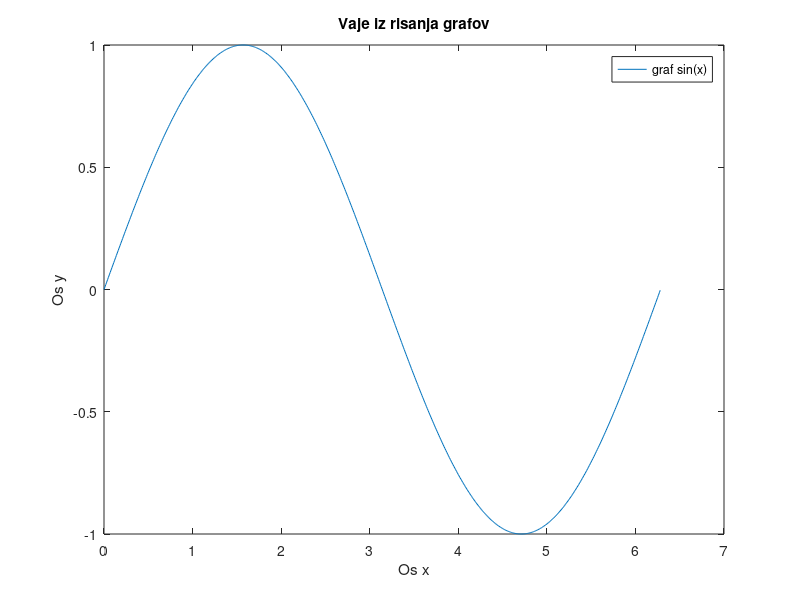

This chart was generated by the following MATLAB code: (Note: this script raises an error after producing the figure.)
%% 1. PONOVITEV

%% a
doc pi
doc e
doc exp

%% b
4*atan(1)-pi

%% c
A = [1 2 3; 3 4 5]

%% d
t = [1 0.2 2];
%i
i = log(2 + t + t.^2)
%ii
ii = exp(t).*(1 + cos(t))
%iii
iii = cos(t).^2 + sin(t).^2
%iv
iv = atan(t)
%% e
who
whos
whos A

%%2. Risanje grafa
%% a
x = 0:2*pi;
y = sin(x);
plot(x, y)

%% b
x = 0:0.1:2*pi;
y = sin(x);
plot(x,y)
%% c
x = 0:0.01:2*pi;
y = sin(x);
plot(x,y)
%% d
x = 0:0.01:2*pi;
y = sin(x);
plot(x,y)
xlabel('Os x')
ylabel('Os y')
%% e
x = 0:0.01:2*pi;
y = sin(x);
plot(x,y)
xlabel('Os x')
ylabel('Os y')
title('Vaje iz risanja grafov');
%% f
x = 0:0.01:2*pi;
y = sin(x);
plot(x,y)
xlabel('Os x')
ylabel('Os y')
title('Vaje iz risanja grafov');
legend('graf sin(x)')

%% 3. Matrike
%% a
%% b
B = A' * A;
%% c
B(5) = 0;
%% d
B
sum(B) % vrstica vsot stolpcev
sum(sum(B)) % vsota vseh elementov
max(B) % vrstica največjih elementov v stolpcu
%% e
[B, B] % 3x6 matrika iz dveh blokov B
[B;B] % 6x3 matrika iz dveh blokov B
repmat(B,2,1)
size(repmat(B, 3))

%% f
eye(5)
%% g
I = eye(3);
G = [B B+I B-I;B.^2 zeros(3) B'; B+2*I B+pi*I B^-1];
det(G)
%% h
B(:,1) % prvi stolpec
B([1,3],:) % prva in tretja vrstica
B(1:2,2:3) % desna zgornja 2x2 podmatrika
%% i
B(3,:) = zeros(3,1)
B
%% j
S = 7*ones(10,8)
